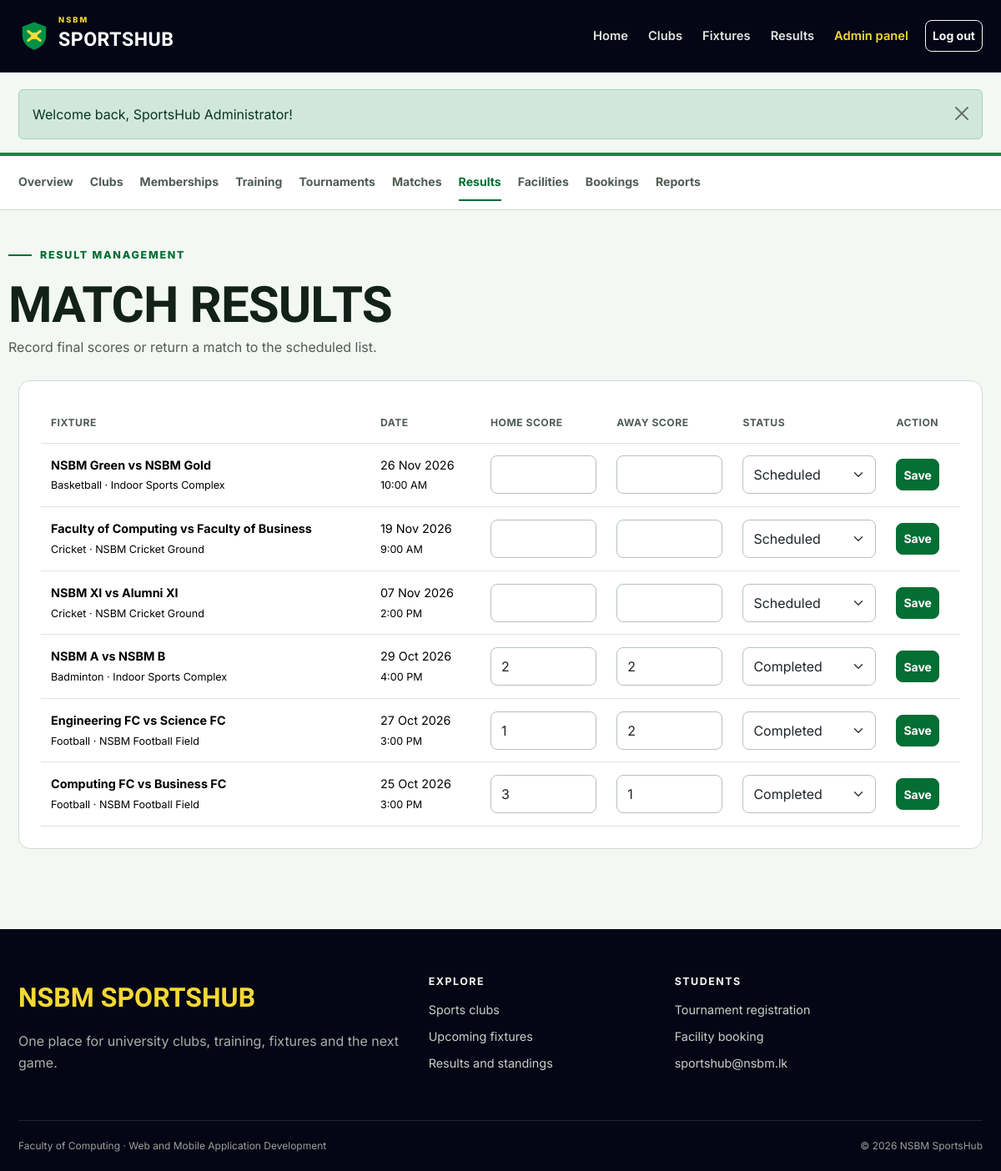
/admin/results.php (signed in), run on the app's committed database.
### tables this page shows
CREATE TABLE matches (
    id INT UNSIGNED AUTO_INCREMENT PRIMARY KEY,
    tournament_id INT UNSIGNED NULL,
    sport VARCHAR(80) NOT NULL,
    home_team VARCHAR(100) NOT NULL,
    away_team VARCHAR(100) NOT NULL,
    match_datetime DATETIME NOT NULL,
    venue VARCHAR(120) NOT NULL,
    status ENUM('scheduled', 'completed', 'cancelled') NOT NULL DEFAULT 'scheduled',
    home_score SMALLINT UNSIGNED NULL,
    away_score SMALLINT UNSIGNED NULL,
    created_at TIMESTAMP DEFAULT CURRENT_TIMESTAMP,
    FOREIGN KEY (tournament_id) REFERENCES tournaments(id) ON DELETE SET NULL
);

### config/database.php (called while the page is built)
<?php
function db(): PDO
{
    static $pdo = null;
    if ($pdo === null) {
        $host = getenv('DB_HOST') ?: '127.0.0.1';
        $port = getenv('DB_PORT') ?: '3306';
        $name = getenv('DB_NAME') ?: 'sportshub3_db';
        $user = getenv('DB_USER') ?: 'root';
        $pass = getenv('DB_PASS') ?: '';
        $dsn = "mysql:host=$host;port=$port;dbname=$name;charset=utf8mb4";
        $pdo = new PDO($dsn, $user, $pass, [
            PDO::ATTR_ERRMODE => PDO::ERRMODE_EXCEPTION,
            PDO::ATTR_DEFAULT_FETCH_MODE => PDO::FETCH_ASSOC,
            PDO::ATTR_EMULATE_PREPARES => false,
        ]);
    }
    return $pdo;
}

### includes/functions.php (called while the page is built, shortened)
<?php
function e(?string $value): string
{
    return htmlspecialchars($value ?? '', ENT_QUOTES, 'UTF-8');
}
function fetch_all(string $sql, array $params = []): array
{
    $statement = db()->prepare($sql);
    $statement->execute($params);
    return $statement->fetchAll();
}
function format_date(?string $date, string $format = 'd M Y'): string
{
    return $date ? date($format, strtotime($date)) : 'Not set';
}
function format_time(?string $time): string
{
    return $time ? date('g:i A', strtotime($time)) : 'Not set';
}

### admin/results.php (the view, shortened to what this page needs)
<?php
$matches = fetch_all('SELECT * FROM matches ORDER BY FIELD(status, "scheduled", "completed", "cancelled"), match_datetime DESC');
include __DIR__ . '/../includes/header.php';
include __DIR__ . '/../includes/admin_nav.php';
?>
<div class="container dashboard-head"><span class="section-kicker">Result management</span><h1>Match results</h1><p>Record final scores or return a match to the scheduled list.</p></div>
<div class="container dashboard-content"><section class="content-panel"><div class="table-responsive"><table class="table"><thead><tr><th>Fixture</th><th>Date</th><th>Home score</th><th>Away score</th><th>Status</th><th>Action</th></tr></thead><tbody><?php foreach ($matches as $match): ?><tr><td><form id="result-<?= $match['id'] ?>" method="post" class="needs-validation" novalidate><?= csrf_field() ?><input type="hidden" name="id" value="<?= $match['id'] ?>"></form><strong><?= e($match['home_team']) ?> vs <?= e($match['away_team']) ?></strong><br><small><?= e($match['sport']) ?> · <?= e($match['venue']) ?></small></td><td><?= format_date($match['match_datetime']) ?><br><small><?= format_time($match['match_datetime']) ?></small></td><td><label class="visually-hidden" for="home-<?= $match['id'] ?>">Home score</label><input class="form-control" type="number" id="home-<?= $match['id'] ?>" name="home_score" min="0" max="999" value="<?= e((string) $match['home_score']) ?>" form="result-<?= $match['id'] ?>"></td><td><label class="visually-hidden" for="away-<?= $match['id'] ?>">Away score</label><input class="form-control" type="number" id="away-<?= $match['id'] ?>" name="away_score" min="0" max="999" value="<?= e((string) $match['away_score']) ?>" form="result-<?= $match['id'] ?>"></td><td><label class="visually-hidden" for="status-<?= $match['id'] ?>">Match status</label><select class="form-select" id="status-<?= $match['id'] ?>" name="status" form="result-<?= $match['id'] ?>"><?php foreach (['scheduled', 'completed', 'cancelled'] as $option): ?><option value="<?= $option ?>" <?= $match['status'] === $option ? 'selected' : '' ?>><?= ucfirst($option) ?></option><?php endforeach; ?></select></td><td><button class="btn btn-sm btn-sport" type="submit" form="result-<?= $match['id'] ?>">Save</button></td></tr><?php endforeach; ?></tbody></table></div></section></div>
<?php include __DIR__ . '/../includes/footer.php'; ?>

### assets/css/style.css (style rules this page uses)
:root { --navy-950: oklch(0.13 0.035 275); --navy-900: oklch(0.18 0.04 275); --navy-800: oklch(0.24 0.045 275); --green-600: oklch(0.55 0.145 151); --green-700: oklch(0.47 0.125 151); --green-800: oklch(0.40 0.105 151); --yellow-400: oklch(0.88 0.17 99); --paper-50: oklch(0.975 0.008 150); --paper-100: oklch(0.945 0.012 150); --ink-900: oklch(0.23 0.025 160); --ink-600: oklch(0.46 0.02 160); --page-bg: var(--paper-50); --page-text: var(--ink-900); --muted-text: var(--ink-600); --brand: var(--green-700); --brand-hover: var(--green-800); --highlight: var(--yellow-400); --dark-surface: var(--navy-950); --line: oklch(0.88 0.015 150); --radius-sm: 8px; --radius-md: 14px; --radius-lg: 22px; --shadow: 0 12px 32px oklch(0.2 0.025 160 / 0.08); }
* { box-sizing: border-box; }
html { scroll-behavior: smooth; }
body { min-height: 100dvh; margin: 0; background: var(--page-bg); color: var(--page-text); font-family: "Inter", sans-serif; font-size: 16px; line-height: 1.65; }
button, a, input, select, textarea { transition: color 180ms ease-out, background-color 180ms ease-out, border-color 180ms ease-out, transform 180ms ease-out; }
h1, h2, h3, h4, .display-font { font-family: "Barlow Condensed", sans-serif; font-weight: 700; line-height: 1.05; letter-spacing: -0.015em; }
h1 { font-size: clamp(2.5rem, 6vw, 4.8rem); }
p { max-width: 72ch; }
.container { max-width: 1180px; }
.btn { min-height: 44px; display: inline-flex; align-items: center; justify-content: center; gap: 8px; font-weight: 700; border-radius: var(--radius-sm); }
.btn-sm { min-height: 38px; }
.btn-sport { background: var(--brand); border-color: var(--brand); color: #fff; }
.hero-kicker, .section-kicker { display: inline-flex; align-items: center; gap: 10px; margin-bottom: 18px; color: var(--brand); font-size: 0.78rem; font-weight: 800; letter-spacing: 0.14em; text-transform: uppercase; }
.hero-kicker::before, .section-kicker::before { content: ""; width: 28px; height: 2px; background: currentColor; }
.content-panel { padding: 26px; margin-bottom: 24px; background: #fff; border: 1px solid var(--line); border-radius: var(--radius-md); }
.form-control, .form-select { min-height: 46px; border-radius: var(--radius-sm); border-color: oklch(0.8 0.02 150); }
.dashboard-head { padding: 36px 0 26px; }
.dashboard-head h1 { margin: 0; font-size: clamp(2.5rem, 5vw, 3.8rem); text-transform: uppercase; }
.dashboard-head p { margin: 6px 0 0; color: var(--muted-text); }
.dashboard-content { padding-bottom: 72px; }
.table { margin-bottom: 0; vertical-align: middle; }
.table > :not(caption) > * > * { padding: 14px 12px; }
.table thead th { color: var(--muted-text); font-size: 0.76rem; letter-spacing: 0.04em; text-transform: uppercase; white-space: nowrap; }
.table tbody td { font-size: 0.9rem; }

### data on the page
matches: home_team "NSBM Green", away_team "NSBM Gold", sport "Basketball", venue "Indoor Sports Complex", match_datetime "26 Nov 2026", match_datetime "10:00 AM", status "Scheduled"
matches: home_team "Faculty of Computing", away_team "Faculty of Business", sport "Cricket", venue "NSBM Cricket Ground", match_datetime "19 Nov 2026", match_datetime "9:00 AM", status "Scheduled"
matches: home_team "NSBM XI", away_team "Alumni XI", sport "Cricket", venue "NSBM Cricket Ground", match_datetime "07 Nov 2026", match_datetime "2:00 PM", status "Scheduled"
matches: home_team "NSBM A", away_team "NSBM B", sport "Badminton", venue "Indoor Sports Complex", match_datetime "29 Oct 2026", match_datetime "4:00 PM", home_score "2", away_score "2", status "Completed"
matches: home_team "Engineering FC", away_team "Science FC", sport "Football", venue "NSBM Football Field", match_datetime "27 Oct 2026", match_datetime "3:00 PM", home_score "1", away_score "2", status "Completed"
matches: home_team "Computing FC", away_team "Business FC", sport "Football", venue "NSBM Football Field", match_datetime "25 Oct 2026", match_datetime "3:00 PM", home_score "3", away_score "1", status "Completed"

### other printed values
$message['message'] "Welcome back, SportsHub Administrator!"
